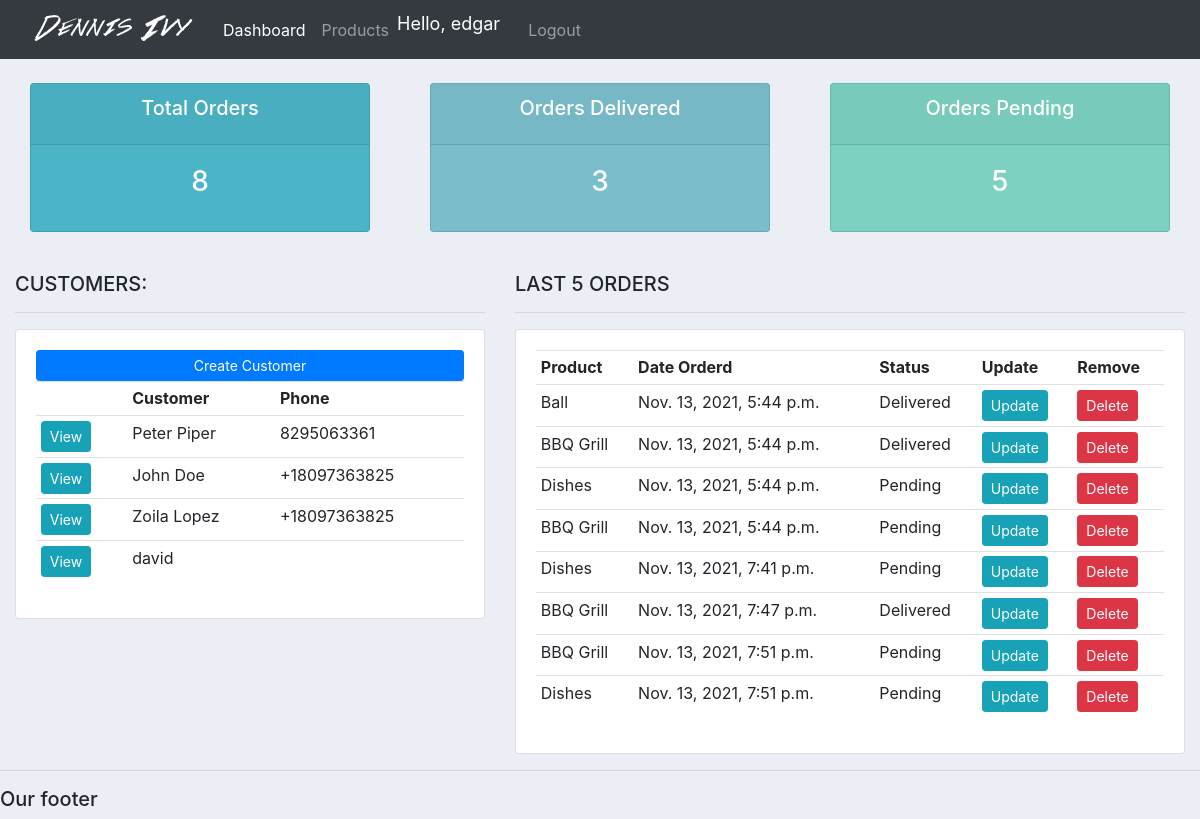
The app's page / (signed in) with its own data.
### accounts/models.py (models this page shows, shortened)
class Customer(models.Model):
    user = models.OneToOneField(User, null=True, on_delete=models.CASCADE)
    name = models.CharField(max_length=200, null=True)
    phone = models.CharField(max_length=200)
    email = models.CharField(max_length=200)
    profile_pic = models.ImageField(default="profile.png", null=True, blank=True) #you need to install pip install pillow and then go to settings.py to configure where is going to be stored
    date_created = models.DateTimeField(auto_now_add=True)

class Order(models.Model):
    STATUS = (
        ('Pending', 'Pending'),
        ('Out for delivery', 'Out for delivery'),
        ('Delivered', 'Delivered'),
    )
    customer = models.ForeignKey(Customer, null=True, on_delete= models.SET_NULL)
    product = models.ForeignKey(Product, null=True, on_delete= models.SET_NULL)
    date_created = models.DateTimeField(auto_now_add=True, null=True)
    status = models.CharField(max_length=200, null=True, choices=STATUS)
    note = models.CharField(max_length=100, null=True)

class Product(models.Model):
    CATEGORY = (
        ('Indoor', 'Indoor'),
        ('Our Door', 'Out Door'),
    )
    name = models.CharField(max_length=200, null=True)
    price = models.FloatField(null=True)
    category = models.CharField(max_length=200, null=True, choices=CATEGORY)
    description = models.CharField(max_length=200, null=True, blank=True)
    date_created = models.DateTimeField(auto_now_add=True, null=True)
    tags = models.ManyToManyField(Tag)
    def __str__(self):
        return self.name

### accounts/decorators.py (the view)
	def wrapper_function(request, *args, **kwargs):
		group = None
		if request.user.groups.exists():
			group = request.user.groups.all()[0].name
		if group == 'customer':
			return redirect('user-page')
		if group == 'admin':
			return view_func(request, *args, **kwargs)

### accounts/views.py (called while the page is built)
@login_required(login_url='login')
@admin_only #it's gonna check if it is a customer or a admin
def home(request):
    orders = Order.objects.all()
    customers = Customer.objects.all()
    total_customers = customers.count()
    total_orders = orders.count()
    delivered = orders.filter(status='Delivered').count()
    pending = orders.filter(status='Pending').count()
    context = {'orders':orders, 'customers':customers, 'total_customers':total_customers, 'total_orders':total_orders, 'delivered':delivered, 'pending':pending }
    return render(request, 'accounts/dashboard.html', context)

### accounts/templates/accounts/dashboard.html
{%  extends 'accounts/main.html' %}
{% block content %}
{%  include 'accounts/status.html' %}
<br>
<div class="row">
	<div class="col-md-5">
		<h5>CUSTOMERS:</h5>
		<hr>
		<div class="card card-body">
			<a class="btn btn-primary  btn-sm btn-block" href="">Create Customer</a>
			<table class="table table-sm">
				<tr>
					<th></th>
					<th>Customer</th>
					<th>Phone</th>
				</tr>
				{% for customer in customers %}
					<tr>
						<td><a class="btn btn-sm btn-info" href="{% url 'customer' customer.id %}">View</a></td>
						<td>{{customer.name}}</td>
						<td>{{customer.phone}}</td>
					</tr>
				{% endfor %}
			</table>
		</div>
	</div>
	<div class="col-md-7">
		<h5>LAST 5 ORDERS</h5>
		<hr>
		<div class="card card-body">
			<table class="table table-sm">
				<tr>
					<th>Product</th>
					<th>Date Orderd</th>
					<th>Status</th>
					<th>Update</th>
					<th>Remove</th>
				</tr>
				{% for order in orders %}
					<tr>
						<td>{{order.product}}</td>
						<td>{{order.date_created}}</td>
						<td>{{order.status}}</td>
						<td><a class="btn btn-sm btn-info" href="{% url 'update_order' order.id %}">Update</a></td>
						<td><a class="btn btn-sm btn-danger" href="{% url 'delete_order' order.id %}">Delete</a></td>
					</tr>
				{% endfor %}
			</table>
		</div>
	</div>
</div>
{% endblock %}

### accounts/templates/accounts/main.html (shortened to what this page needs)
{% load static %}
<!DOCTYPE html>
<html lang="en">
<head>
    <link rel="stylesheet" href="https://stackpath.bootstrapcdn.com/bootstrap/4.3.1/css/bootstrap.min.css">
    <link rel="stylesheet" href="{% static '/css/main.css' %}">
</head>
<body>
    {%  include 'accounts/navbar.html' %}
	<div class="container-fluid">
	{% block content %}
	{% endblock %}
    </div>
	<hr>
	<h5>Our footer</h5>
</body>
</html>

### accounts/templates/accounts/navbar.html (shortened to what this page needs)
{% load static %}
<nav class="navbar navbar-expand-lg navbar-dark bg-dark">
    <img src="{% static 'images/logo.png' %}">
    <div class="collapse navbar-collapse" id="navbarNav">
      <ul class="navbar-nav">
        {% if request.user.is_staff %}
        <li class="nav-item active">
          <a class="nav-link" href="{% url 'home' %}">Dashboard</a>
        </li>
        <li class="nav-item">
          <a class="nav-link" href="{% url 'home' %}">Products</a>
        </li>
        {% else %}
        <li class="nav-item">
          <a class="nav-link" href="{% url 'account' %}">Settings</a>
        </li>
        {% endif %}
        <li class="nav-item">
          <span class="hello-msg">Hello, {{request.user}}</span>
        </li>
        <li class="nav-item">
          <a class="nav-link" href="{% url 'logout' %}">Logout</a>
        </li>
      </ul>
    </div>
  </nav>

### accounts/templates/accounts/status.html
<br>
<div class="row">
	<div class="col">
		<div class="col-md">
			<div class="card text-center text-white  mb-3" id="total-orders">
			  	<div class="card-header">
			  		<h5 class="card-title">Total Orders</h5>
			  	</div>
			  	<div class="card-body">
			    	<h3 class="card-title">{{total_orders}}</h3>
			  	</div>
			</div>
		</div>
	</div>
	<div class="col">
		<div class="col-md">
			<div class="card text-center text-white  mb-3" id="orders-delivered">
			  	<div class="card-header">
			  		<h5 class="card-title">Orders Delivered</h5>
			  	</div>
			  	<div class="card-body">
			    	<h3 class="card-title">{{delivered}}</h3>
			  	</div>
			</div>
		</div>
	</div>
	<div class="col">
		<div class="col-md">
			<div class="card text-center text-white  mb-3" id="orders-pending">
			  	<div class="card-header">
			  		<h5 class="card-title">Orders Pending</h5>
			  	</div>
			  	<div class="card-body">
			    	<h3 class="card-title">{{pending}}</h3>
			  	</div>
			</div>
		</div>
	</div>
</div>

### static/css/main.css (style rules this page uses)
body { background-color: #ebeff5; }
#total-orders { background-color: #4cb4c7; }
#orders-delivered { background-color: #7abecc; }
#orders-pending { background-color: #7CD1C0; }

### accounts/templates/accounts/navbar.html (style rules this page uses)
.hello-msg { font-size: 18px; color: #fff; margin-right: 20px; }

### records on screen
Customer: name "Peter Piper", phone "8295063361"
Customer: name "John Doe", phone "+18097363825"
Customer: name "Zoila Lopez", phone "+18097363825"
Customer: name "david"
Order: product "Ball", date_created "Nov. 13, 2021, 5:44 p.m.", status "Delivered"
Order: product "BBQ Grill", date_created "Nov. 13, 2021, 5:44 p.m.", status "Delivered"
Order: product "Dishes", date_created "Nov. 13, 2021, 5:44 p.m.", status "Pending"
Order: product "BBQ Grill", date_created "Nov. 13, 2021, 5:44 p.m.", status "Pending"
Order: product "Dishes", date_created "Nov. 13, 2021, 7:41 p.m.", status "Pending"
Order: product "BBQ Grill", date_created "Nov. 13, 2021, 7:47 p.m.", status "Delivered"
Order: product "BBQ Grill", date_created "Nov. 13, 2021, 7:51 p.m.", status "Pending"
Order: product "Dishes", date_created "Nov. 13, 2021, 7:51 p.m.", status "Pending"

### other values on screen
{{ request.user }} "edgar"
{{ total_orders }} "8"
{{ delivered }} "3"
{{ pending }} "5"
